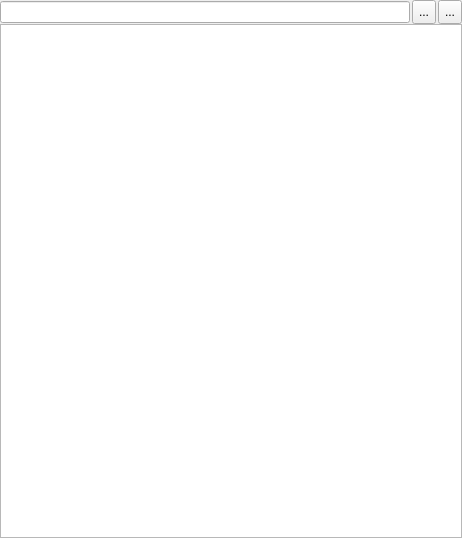
<?xml version="1.0" encoding="UTF-8"?>
<ui version="4.0">
 <class>NodeNamesEditor</class>
 <widget class="QWidget" name="NodeNamesEditor">
  <property name="geometry">
   <rect>
    <x>0</x>
    <y>0</y>
    <width>462</width>
    <height>538</height>
   </rect>
  </property>
  <property name="windowTitle">
   <string>Form</string>
  </property>
  <layout class="QVBoxLayout" name="verticalLayout">
   <property name="spacing">
    <number>0</number>
   </property>
   <property name="margin">
    <number>0</number>
   </property>
   <item>
    <layout class="QHBoxLayout" name="horizontalLayout">
     <property name="spacing">
      <number>2</number>
     </property>
     <item>
      <widget class="QLineEdit" name="name_lineEdit"/>
     </item>
     <item>
      <widget class="QToolButton" name="addButton">
       <property name="minimumSize">
        <size>
         <width>24</width>
         <height>24</height>
        </size>
       </property>
       <property name="maximumSize">
        <size>
         <width>24</width>
         <height>24</height>
        </size>
       </property>
       <property name="toolTip">
        <string>Add</string>
       </property>
       <property name="text">
        <string>...</string>
       </property>
       <property name="icon">
        <iconset>
         <normalon>:/edit_icons/resources/plus.png</normalon>
        </iconset>
       </property>
      </widget>
     </item>
     <item>
      <widget class="QToolButton" name="removeButton">
       <property name="sizePolicy">
        <sizepolicy hsizetype="Fixed" vsizetype="Fixed">
         <horstretch>24</horstretch>
         <verstretch>24</verstretch>
        </sizepolicy>
       </property>
       <property name="maximumSize">
        <size>
         <width>24</width>
         <height>24</height>
        </size>
       </property>
       <property name="toolTip">
        <string>Remove</string>
       </property>
       <property name="text">
        <string>...</string>
       </property>
       <property name="icon">
        <iconset>
         <normalon>:/edit_icons/resources/minus.png</normalon>
        </iconset>
       </property>
      </widget>
     </item>
    </layout>
   </item>
   <item>
    <widget class="QListWidget" name="listWidget">
     <property name="acceptDrops">
      <bool>true</bool>
     </property>
     <property name="dragEnabled">
      <bool>true</bool>
     </property>
     <property name="dragDropMode">
      <enum>QAbstractItemView::InternalMove</enum>
     </property>
    </widget>
   </item>
  </layout>
 </widget>
 <resources>
  <include location="../resources.qrc"/>
 </resources>
 <connections>
  <connection>
   <sender>addButton</sender>
   <signal>clicked()</signal>
   <receiver>NodeNamesEditor</receiver>
   <slot>onAddItem()</slot>
   <hints>
    <hint type="sourcelabel">
     <x>377</x>
     <y>12</y>
    </hint>
    <hint type="destinationlabel">
     <x>208</x>
     <y>196</y>
    </hint>
   </hints>
  </connection>
  <connection>
   <sender>removeButton</sender>
   <signal>clicked()</signal>
   <receiver>NodeNamesEditor</receiver>
   <slot>onRemoveItem()</slot>
   <hints>
    <hint type="sourcelabel">
     <x>403</x>
     <y>12</y>
    </hint>
    <hint type="destinationlabel">
     <x>208</x>
     <y>196</y>
    </hint>
   </hints>
  </connection>
  <connection>
   <sender>listWidget</sender>
   <signal>itemSelectionChanged()</signal>
   <receiver>NodeNamesEditor</receiver>
   <slot>onSelectionChanged()</slot>
   <hints>
    <hint type="sourcelabel">
     <x>208</x>
     <y>209</y>
    </hint>
    <hint type="destinationlabel">
     <x>208</x>
     <y>196</y>
    </hint>
   </hints>
  </connection>
  <connection>
   <sender>name_lineEdit</sender>
   <signal>editingFinished()</signal>
   <receiver>NodeNamesEditor</receiver>
   <slot>onRenameItem()</slot>
   <hints>
    <hint type="sourcelabel">
     <x>182</x>
     <y>12</y>
    </hint>
    <hint type="destinationlabel">
     <x>208</x>
     <y>196</y>
    </hint>
   </hints>
  </connection>
 </connections>
 <slots>
  <signal>addItem()</signal>
  <signal>removeItem()</signal>
  <signal>selectionChanged()</signal>
  <signal>renameItem()</signal>
  <slot>onAddItem()</slot>
  <slot>onRemoveItem()</slot>
  <slot>onRenameItem()</slot>
  <slot>onSelectionChanged()</slot>
 </slots>
</ui>
